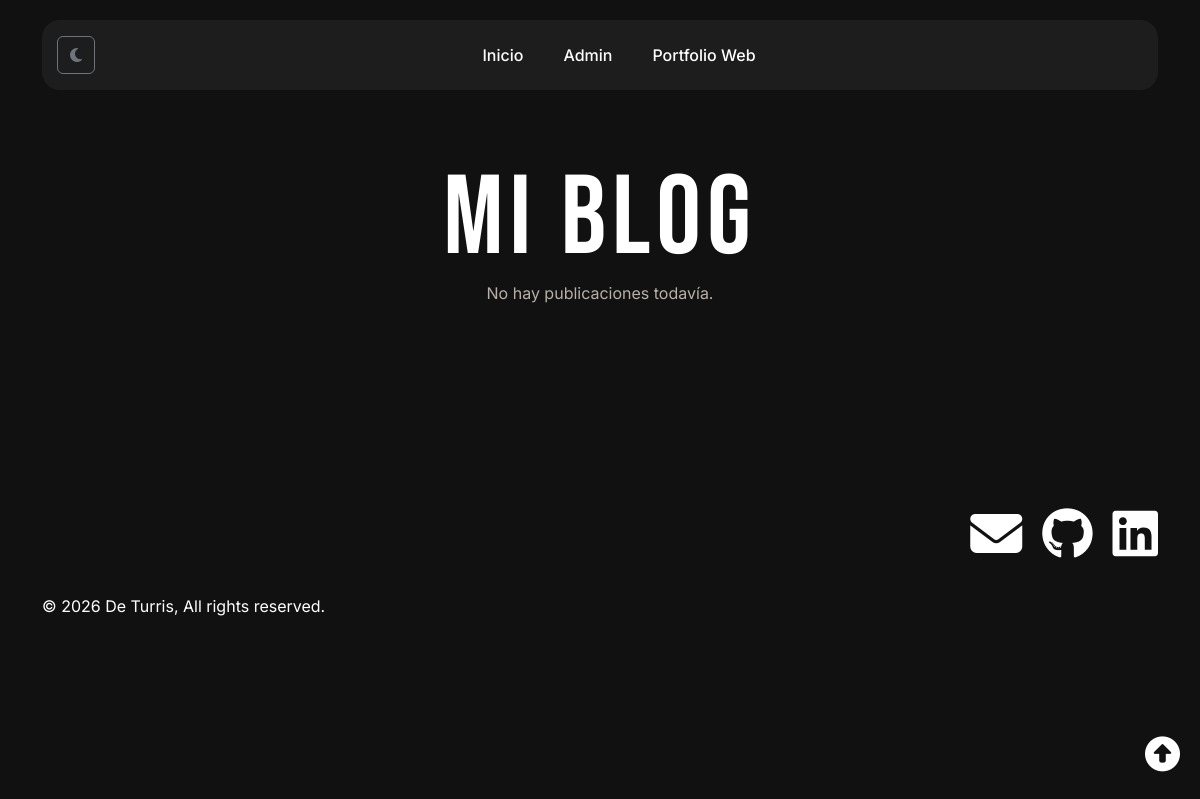
The page /blog/ on the database as committed earlier.
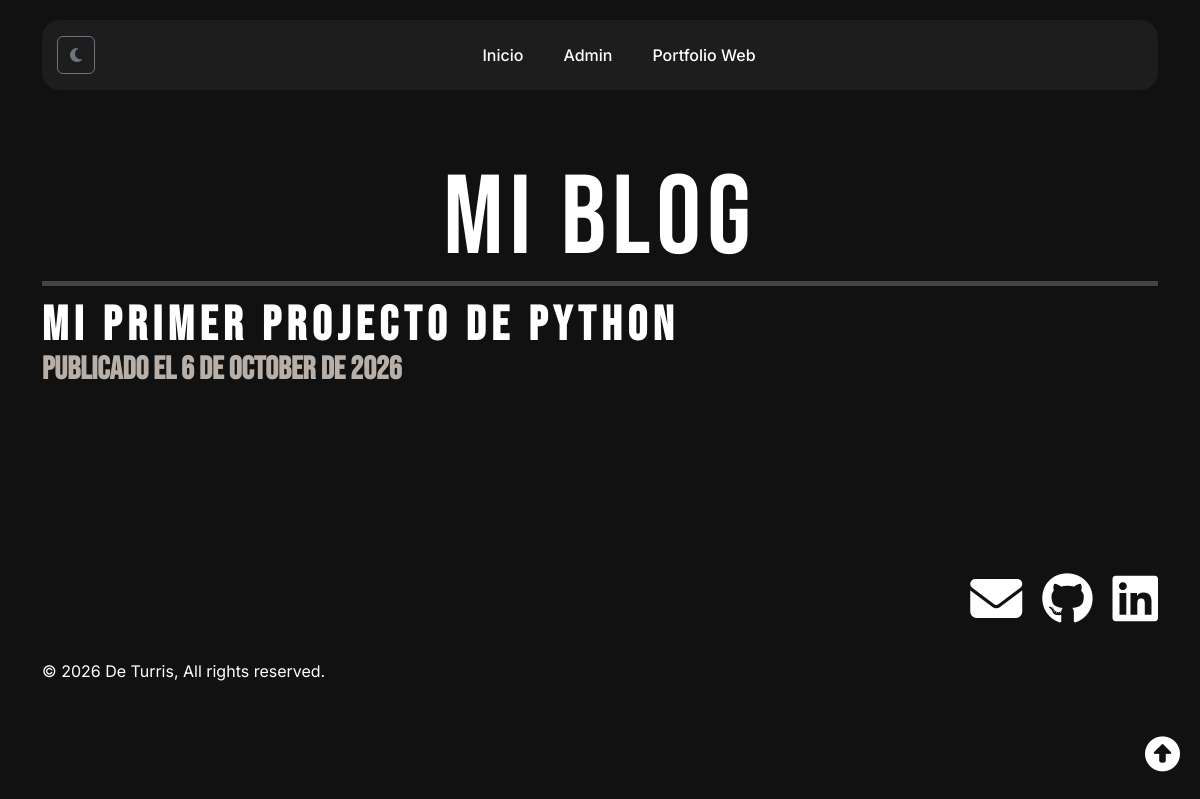
The same page on the database as committed later.
### blog/models.py (models this page shows, shortened)
class Post(models.Model):
    titulo = models.CharField(max_length=200)
    contenido = models.TextField()
    imagen = models.FileField(upload_to='archivos/', blank=True, null=True)
    fecha = models.DateTimeField(auto_now_add=True)

### blog/views.py (the view)
# urls.py: path('blog/', views.blog, name='blog'),
def blog(request):
    posts = Post.objects.all().order_by('-fecha')
    return render(request, 'blog/index.html', {
        'posts': posts
    })

### blog/templates/blog/index.html (shortened to what this page needs)
{% extends "base.html" %}
{% load static %}
{% block extra_css %}
<link rel="stylesheet" href="{% static 'blog/styles.css' %}">
{% endblock %}
{% block navbar %}
<ul class="navbar-nav mx-auto">
    <li class="nav-item">
        <a class="nav-link" href="{% url 'blog' %}">Inicio</a>
    </li>
    <li class="nav-item">
        <a class="nav-link" href="/admin/">Admin</a>
    </li>
    <li class="nav-item">
        <a class="nav-link" href="{% url 'portfolio' %}">Portfolio Web</a>
    </li>
</ul>
{% endblock %}
{% block content %}
<main class="container">
    <h1 class="blog-principal">
        Mi Blog
    </h1>
    {% for post in posts %}
        <article class="post">
            <div class="post-contenido">
                <h2 class="nombre-post">
                    <a href="{% url 'detalle_post' post.id %}">
                        {{ post.titulo }}
                    </a>
                </h2>
                <h2 class="fecha-post">
                    <a href="{% url 'detalle_post' post.id %}">
                        Publicado el {{ post.fecha|date:"j \d\e F \d\e Y" }}
                    </a>
                </h2>
            </div>
        </article>
    {% empty %}
        <p>No hay publicaciones todavía.</p>
    {% endfor %}
</main>
{% endblock %}

Rows that differ between the two databases and show on the page:
added Post: titulo "Mi primer projecto de python", fecha "6 de October de 2026"
Other text that changed with them:
text no longer shown: "No hay publicaciones todavía."
